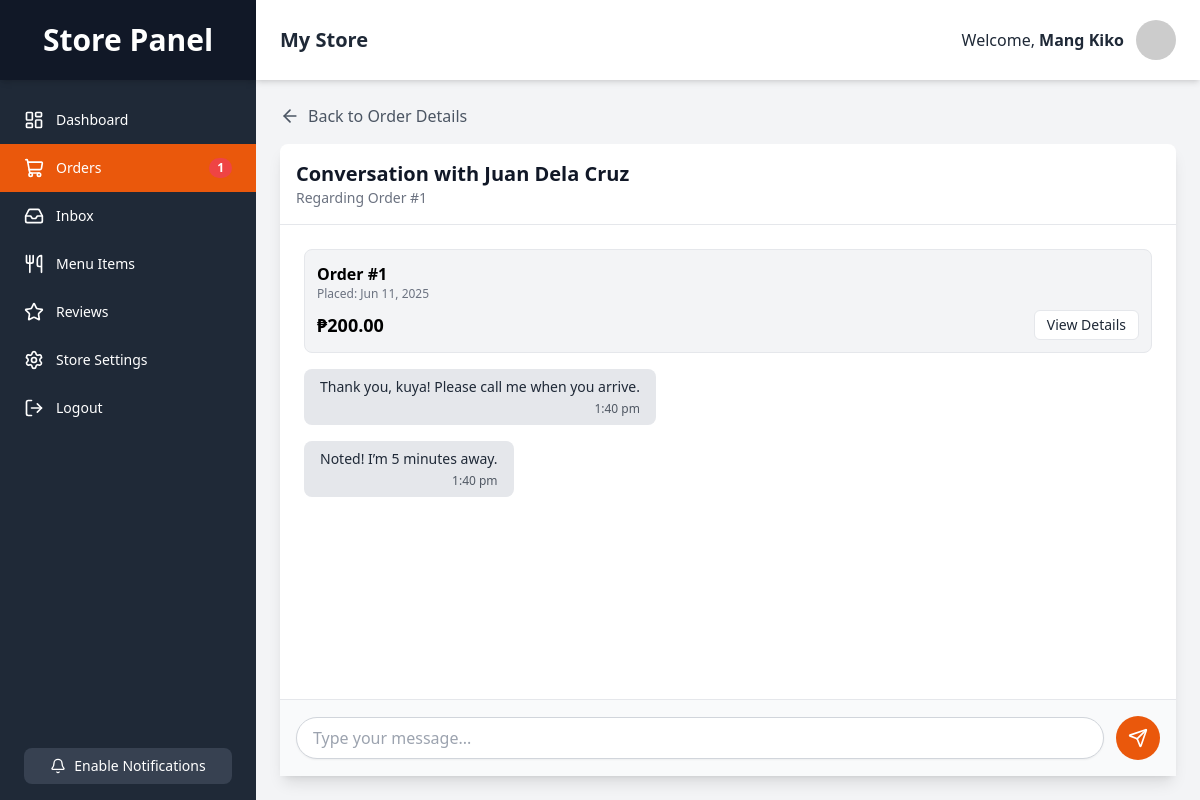
Page /store/messages.php?order_id=1&receiver_id=1 (signed in) on the committed database.
### tables this page shows
CREATE TABLE `orders` (
  `id` INT NOT NULL AUTO_INCREMENT,
  `group_order_id` VARCHAR(255) NULL DEFAULT NULL,
  `customer_id` INT NOT NULL,
  `restaurant_id` INT NOT NULL,
  `rider_id` INT DEFAULT NULL,  
  `delivery_address` VARCHAR(255) NOT NULL,
  `total_amount` DECIMAL(10, 2) NOT NULL,
  `status` ENUM('pending', 'preparing', 'out_for_delivery', 'delivered', 'cancelled') NOT NULL DEFAULT 'pending',
  `status_viewed_by_customer` BOOLEAN NOT NULL DEFAULT TRUE,
  `payment_method` VARCHAR(50) NOT NULL DEFAULT 'cod',
  `delivery_notes` TEXT DEFAULT NULL,
  `order_date` TIMESTAMP NOT NULL DEFAULT CURRENT_TIMESTAMP,
  PRIMARY KEY (`id`),
  FOREIGN KEY (`customer_id`) REFERENCES `users`(`id`) ON DELETE CASCADE,
  FOREIGN KEY (`restaurant_id`) REFERENCES `restaurants`(`id`) ON DELETE CASCADE,
  FOREIGN KEY (`rider_id`) REFERENCES `users`(`id`) ON DELETE SET NULL
);

CREATE TABLE `messages` (
  `id` INT NOT NULL AUTO_INCREMENT,
  `order_id` INT NOT NULL,
  `sender_id` INT NOT NULL,
  `receiver_id` INT NOT NULL,
  `message` TEXT NOT NULL,
  `is_read` BOOLEAN NOT NULL DEFAULT FALSE,
  `sent_at` TIMESTAMP NOT NULL DEFAULT CURRENT_TIMESTAMP,
  PRIMARY KEY (`id`),
  FOREIGN KEY (`order_id`) REFERENCES `orders`(`id`) ON DELETE CASCADE,
  FOREIGN KEY (`sender_id`) REFERENCES `users`(`id`) ON DELETE CASCADE,
  FOREIGN KEY (`receiver_id`) REFERENCES `users`(`id`) ON DELETE CASCADE
);

### store/messages.php (the view, shortened to what this page needs)
<?php
$link = mysqli_connect(DB_HOST, DB_USER, DB_PASS, DB_NAME);
$order_id = trim($_GET['order_id']);
$sender_id = $_SESSION['id'];
$receiver_id = trim($_GET['receiver_id']);
$messages = [];
$customer_name = "Customer";
$order_summary = null;
$sql_customer = "SELECT full_name FROM users WHERE id = ?";
if($stmt_customer = mysqli_prepare($link, $sql_customer)) {
    mysqli_stmt_bind_param($stmt_customer, "i", $receiver_id);
    if(mysqli_stmt_execute($stmt_customer)) {
        mysqli_stmt_bind_result($stmt_customer, $c_name);
        if(mysqli_stmt_fetch($stmt_customer)) { $customer_name = $c_name; }
    }
}
$sql_summary = "SELECT id, order_date, total_amount FROM orders WHERE id = ?";
if($stmt_summary = mysqli_prepare($link, $sql_summary)){
    mysqli_stmt_bind_param($stmt_summary, "i", $order_id);
    if(mysqli_stmt_execute($stmt_summary)) {
        $result_summary = mysqli_stmt_get_result($stmt_summary);
        $order_summary = mysqli_fetch_assoc($result_summary);
    }
}
$sql_messages = "SELECT message, sent_at, sender_id FROM messages WHERE order_id = ? ORDER BY sent_at ASC";
if ($stmt_messages = mysqli_prepare($link, $sql_messages)) {
    mysqli_stmt_bind_param($stmt_messages, "i", $order_id);
    if(mysqli_stmt_execute($stmt_messages)) {
        $result = mysqli_stmt_get_result($stmt_messages);
        $messages = mysqli_fetch_all($result, MYSQLI_ASSOC);
    }
}
?>
<!DOCTYPE html>
<html lang="en">
<head>
    <script src="https://cdn.tailwindcss.com"></script>
    <link rel="stylesheet" href="../style.css">
</head>
<body class="bg-gray-100 font-sans">
    <div class="flex h-screen bg-gray-100">
        <?php require_once 'partials/sidebar.php'; ?>
        <div class="flex flex-col flex-1 h-full">
            <?php require_once 'partials/header.php'; ?>
            <div class="flex-1 flex flex-col p-4 md:p-6 overflow-hidden min-h-0">
                <a href="view_order.php?id=<?php echo $order_id; ?>" class="flex items-center text-gray-600 hover:text-orange-600 mb-4 font-medium"><i data-lucide="arrow-left" class="w-5 h-5 mr-2"></i>Back to Order Details</a>
                <div class="bg-white rounded-lg shadow-lg flex flex-col flex-1 min-h-0">
                    <div class="p-4 border-b">
                        <h1 class="text-xl font-bold text-gray-900">Conversation with <?php echo htmlspecialchars($customer_name); ?></h1>
                        <p class="text-sm text-gray-500">Regarding Order #<?php echo htmlspecialchars($order_id); ?></p>
                    </div>
                    <div id="message-container" class="flex-1 p-6 space-y-4 overflow-y-auto">
                        <div class="p-3 bg-gray-100 rounded-lg border border-gray-200"><p class="font-semibold">Order #<?php echo htmlspecialchars($order_summary['id'] ?? $order_id); ?></p><p class="text-xs text-gray-500">Placed: <?php echo date("M d, Y", strtotime($order_summary['order_date'] ?? 'now')); ?></p><div class="mt-2 flex justify-between items-center"><span class="font-bold text-lg">₱<?php echo number_format($order_summary['total_amount'] ?? 0, 2); ?></span><a href="view_order.php?id=<?php echo $order_id; ?>" class="px-3 py-1 bg-white text-gray-800 text-sm rounded-md border hover:bg-gray-50">View Details</a></div></div>
                        <?php foreach($messages as $msg): ?>
                            <div class="flex <?php echo ($msg['sender_id'] == $sender_id) ? 'justify-end' : 'justify-start'; ?>">
                                <div class="max-w-xs lg:max-w-md px-4 py-2 rounded-lg <?php echo ($msg['sender_id'] == $sender_id) ? 'bg-orange-500 text-white' : 'bg-gray-200 text-gray-800'; ?>">
                                    <p class="text-sm"><?php echo htmlspecialchars($msg['message']); ?></p>
                                    <p class="text-xs mt-1 opacity-75 text-right"><?php echo date("g:i a", strtotime($msg['sent_at'])); ?></p>
                                </div>
                            </div>
                        <?php endforeach; ?>
                    </div>
                    <div class="p-4 bg-gray-50 border-t">
                        <form id="message-form" class="flex items-center space-x-3">
                            <input type="text" id="message-input" class="flex-1 block w-full px-4 py-2 border border-gray-300 rounded-full shadow-sm focus:ring-orange-500 focus:border-orange-500" placeholder="Type your message..." autocomplete="off">
                            <button type="submit" class="bg-orange-600 text-white rounded-full p-3 hover:bg-orange-700"><i data-lucide="send" class="w-5 h-5"></i></button>
                        </form>
                    </div>
                </div>
            </div>
        </div>
    </div>
</body>
</html>

### style.css (style rules this page uses)
body { font-family: 'Inter', sans-serif; }

### rows in the picture
orders: id "1", order_date "Jun 11, 2025", total_amount "200.00"
messages: message "Thank you, kuya! Please call me when you arrive.", sent_at "1:40 pm"
messages: message "Noted! I’m 5 minutes away.", sent_at "1:40 pm"

### other values in the picture
$new_order_count "1"
$store_name "My Store"
$_SESSION["name"] "Mang Kiko"
$customer_name "Juan Dela Cruz"
$order_id "1"
